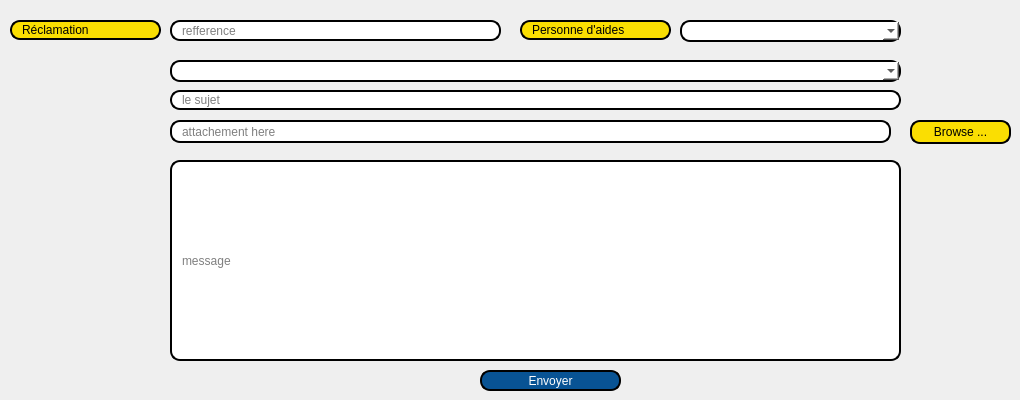
     <widget class="QWidget" name="Ajouter_C_3">
      <attribute name="title">
       <string>Envoyer</string>
      </attribute>
      <widget class="QLineEdit" name="lineedit_sujet">
       <property name="geometry">
        <rect>
         <x>170</x>
         <y>90</y>
         <width>731</width>
         <height>20</height>
        </rect>
       </property>
       <property name="styleSheet">
        <string notr="true">border: 2px solid black;
border-radius: 10px;
padding: 0 8px;
background: white;
selection-background-color: gray;
</string>
       </property>
       <property name="placeholderText">
        <string>le sujet</string>
       </property>
      </widget>
      <widget class="QPushButton" name="envoyer">
       <property name="geometry">
        <rect>
         <x>480</x>
         <y>370</y>
         <width>141</width>
         <height>21</height>
        </rect>
       </property>
       <property name="styleSheet">
        <string notr="true">border: 2px solid black;
border-radius: 10px;
padding: 0 8px;
color: rgb(255, 255, 255);
background:#085394	;
font: bold, &quot;Comic Sans MS&quot;;</string>
       </property>
       <property name="text">
        <string>Envoyer</string>
       </property>
      </widget>
      <widget class="QLineEdit" name="lineedit_ref">
       <property name="geometry">
        <rect>
         <x>170</x>
         <y>20</y>
         <width>331</width>
         <height>21</height>
        </rect>
       </property>
       <property name="styleSheet">
        <string notr="true">border: 2px solid black;
border-radius: 10px;
padding: 0 8px;
background: white;
selection-background-color: gray;
</string>
       </property>
       <property name="placeholderText">
        <string>refference</string>
       </property>
      </widget>
      <widget class="QLineEdit" name="lineEdit_60">
       <property name="geometry">
        <rect>
         <x>10</x>
         <y>20</y>
         <width>151</width>
         <height>20</height>
        </rect>
       </property>
       <property name="styleSheet">
        <string notr="true">border: 2px solid black;
font: 75 8pt &quot;MS Shell Dlg 2&quot;;
border-radius: 10px;
padding: 0 8px;
background: #fade02;
font: bold, &quot;Comic Sans MS&quot;;;
text-align:center;</string>
       </property>
       <property name="text">
        <string>Réclamation</string>
       </property>
       <property name="readOnly">
        <bool>true</bool>
       </property>
      </widget>
      <widget class="QLineEdit" name="lineedit_msg">
       <property name="geometry">
        <rect>
         <x>170</x>
         <y>160</y>
         <width>731</width>
         <height>201</height>
        </rect>
       </property>
       <property name="styleSheet">
        <string notr="true">border: 2px solid black;
border-radius: 10px;
padding: 0 8px;
background: white;
selection-background-color: gray;
</string>
       </property>
       <property name="placeholderText">
        <string>message</string>
       </property>
      </widget>
      <widget class="QComboBox" name="comboBo_2">
       <property name="geometry">
        <rect>
         <x>680</x>
         <y>20</y>
         <width>221</width>
         <height>22</height>
        </rect>
       </property>
       <property name="styleSheet">
        <string notr="true">border: 2px solid black;
border-radius: 10px;
padding: 0 8px;
background: white;
selection-background-color: gray;
</string>
       </property>
      </widget>
      <widget class="QLineEdit" name="lineEdit_61">
       <property name="geometry">
        <rect>
         <x>520</x>
         <y>20</y>
         <width>151</width>
         <height>20</height>
        </rect>
       </property>
       <property name="styleSheet">
        <string notr="true">border: 2px solid black;
font: 75 8pt &quot;MS Shell Dlg 2&quot;;
border-radius: 10px;
padding: 0 8px;
background: #fade02;
font: bold, &quot;Comic Sans MS&quot;;;
text-align:center;</string>
       </property>
       <property name="text">
        <string>Personne d'aides</string>
       </property>
       <property name="readOnly">
        <bool>true</bool>
       </property>
      </widget>
      <widget class="QComboBox" name="comboBo_3">
       <property name="geometry">
        <rect>
         <x>170</x>
         <y>60</y>
         <width>731</width>
         <height>22</height>
        </rect>
       </property>
       <property name="styleSheet">
        <string notr="true">border: 2px solid black;
border-radius: 10px;
padding: 0 8px;
background: white;
selection-background-color: gray;
</string>
       </property>
      </widget>
      <widget class="QPushButton" name="filebtn">
       <property name="geometry">
        <rect>
         <x>910</x>
         <y>120</y>
         <width>101</width>
         <height>24</height>
        </rect>
       </property>
       <property name="styleSheet">
        <string notr="true">border: 2px solid black;
font: 75 8pt &quot;MS Shell Dlg 2&quot;;
border-radius: 10px;
padding: 0 8px;
background: #fade02;
font: bold, &quot;Comic Sans MS&quot;;;
text-align:center;</string>
       </property>
       <property name="text">
        <string>Browse ...</string>
       </property>
      </widget>
      <widget class="QLineEdit" name="file">
       <property name="geometry">
        <rect>
         <x>170</x>
         <y>120</y>
         <width>721</width>
         <height>23</height>
        </rect>
       </property>
       <property name="styleSheet">
        <string notr="true">border: 2px solid black;
border-radius: 10px;
padding: 0 8px;
background: white;
selection-background-color: gray;</string>
       </property>
       <property name="placeholderText">
        <string>attachement here</string>
       </property>
      </widget>
     </widget>
